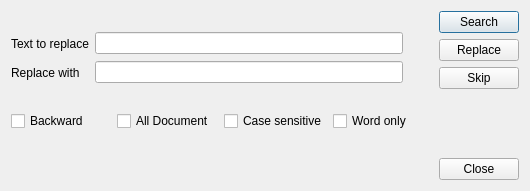
<?xml version="1.0" encoding="UTF-8"?>
<ui version="4.0">
 <class>DialogReplace</class>
 <widget class="QDialog" name="DialogReplace">
  <property name="geometry">
   <rect>
    <x>0</x>
    <y>0</y>
    <width>530</width>
    <height>191</height>
   </rect>
  </property>
  <property name="windowTitle">
   <string>Search and replace</string>
  </property>
  <layout class="QHBoxLayout" name="horizontalLayout_7">
   <item>
    <layout class="QVBoxLayout" name="verticalLayout_5">
     <item>
      <layout class="QHBoxLayout" name="horizontalLayout_6">
       <item>
        <layout class="QVBoxLayout" name="verticalLayout_4">
         <item>
          <layout class="QHBoxLayout" name="horizontalLayout_5">
           <item>
            <layout class="QVBoxLayout" name="verticalLayout">
             <item>
              <widget class="QLabel" name="labelTextToReplace">
               <property name="text">
                <string>Text to replace</string>
               </property>
              </widget>
             </item>
             <item>
              <widget class="QLabel" name="labelReplaceWith">
               <property name="text">
                <string>Replace with </string>
               </property>
              </widget>
             </item>
            </layout>
           </item>
           <item>
            <layout class="QVBoxLayout" name="verticalLayout_2">
             <item>
              <layout class="QHBoxLayout" name="horizontalLayout">
               <item>
                <widget class="QLineEdit" name="lineEditTextToReplace"/>
               </item>
               <item>
                <widget class="QToolButton" name="toolButtonErase1">
                 <property name="text">
                  <string/>
                 </property>
                 <property name="icon">
                  <iconset resource="../Resources/resources.qrc">
                   <normaloff>:/Image/Images/cross.png</normaloff>:/Image/Images/cross.png</iconset>
                 </property>
                 <property name="autoRaise">
                  <bool>true</bool>
                 </property>
                </widget>
               </item>
              </layout>
             </item>
             <item>
              <layout class="QHBoxLayout" name="horizontalLayout_4">
               <item>
                <widget class="QLineEdit" name="lineEditReplaceWith"/>
               </item>
               <item>
                <widget class="QToolButton" name="toolButtonErase2">
                 <property name="text">
                  <string/>
                 </property>
                 <property name="icon">
                  <iconset resource="../Resources/resources.qrc">
                   <normaloff>:/Image/Images/cross.png</normaloff>:/Image/Images/cross.png</iconset>
                 </property>
                 <property name="autoRaise">
                  <bool>true</bool>
                 </property>
                </widget>
               </item>
              </layout>
             </item>
            </layout>
           </item>
          </layout>
         </item>
         <item>
          <layout class="QHBoxLayout" name="horizontalLayout_3">
           <item>
            <widget class="QCheckBox" name="checkBoxBackward">
             <property name="text">
              <string>Backward</string>
             </property>
            </widget>
           </item>
           <item>
            <widget class="QCheckBox" name="checkBoxAllDocument">
             <property name="text">
              <string>All Document</string>
             </property>
            </widget>
           </item>
           <item>
            <widget class="QCheckBox" name="checkBoxCaseSensitive">
             <property name="text">
              <string>Case sensitive</string>
             </property>
            </widget>
           </item>
           <item>
            <widget class="QCheckBox" name="checkBoxWordOnly">
             <property name="text">
              <string>Word only</string>
             </property>
            </widget>
           </item>
          </layout>
         </item>
        </layout>
       </item>
       <item>
        <layout class="QVBoxLayout" name="verticalLayout_3">
         <item>
          <widget class="QPushButton" name="pushButtonSearch">
           <property name="text">
            <string>Search</string>
           </property>
           <property name="default">
            <bool>true</bool>
           </property>
          </widget>
         </item>
         <item>
          <widget class="QPushButton" name="pushButtonReplace">
           <property name="text">
            <string>Replace</string>
           </property>
           <property name="default">
            <bool>false</bool>
           </property>
          </widget>
         </item>
         <item>
          <widget class="QPushButton" name="pushButtonSkip">
           <property name="text">
            <string>Skip</string>
           </property>
          </widget>
         </item>
         <item>
          <spacer name="verticalSpacer">
           <property name="orientation">
            <enum>Qt::Vertical</enum>
           </property>
           <property name="sizeHint" stdset="0">
            <size>
             <width>20</width>
             <height>40</height>
            </size>
           </property>
          </spacer>
         </item>
        </layout>
       </item>
      </layout>
     </item>
     <item>
      <layout class="QHBoxLayout" name="horizontalLayout_2">
       <item>
        <spacer name="horizontalSpacer">
         <property name="orientation">
          <enum>Qt::Horizontal</enum>
         </property>
         <property name="sizeHint" stdset="0">
          <size>
           <width>40</width>
           <height>20</height>
          </size>
         </property>
        </spacer>
       </item>
       <item>
        <widget class="QPushButton" name="pushButtonClose">
         <property name="text">
          <string>Close</string>
         </property>
         <property name="autoDefault">
          <bool>false</bool>
         </property>
        </widget>
       </item>
      </layout>
     </item>
    </layout>
   </item>
  </layout>
 </widget>
 <resources>
  <include location="../Resources/resources.qrc"/>
 </resources>
 <connections/>
</ui>
